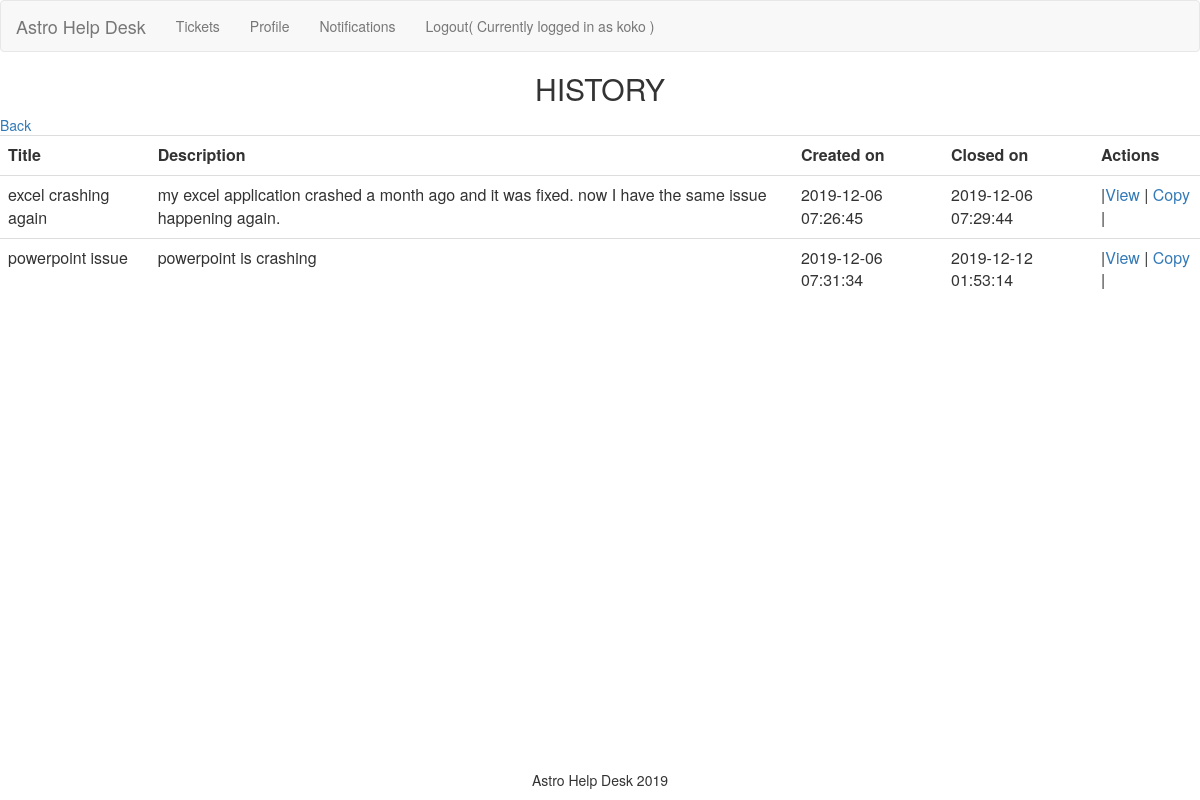
/Ticket/previousTickets (signed in), run on the app's committed database.
### tables this page shows
CREATE TABLE `ticket` (
  `ticket_id` int(11) NOT NULL,
  `title` varchar(50) NOT NULL,
  `description` varchar(500) NOT NULL,
  `created_by` int(11) NOT NULL,
  `created_on` datetime NOT NULL,
  `ticket_status` varchar(50) NOT NULL,
  `urgency` varchar(50) DEFAULT NULL,
  `priority` varchar(50) DEFAULT NULL,
  `closed_on` datetime DEFAULT NULL,
  `assigned_to` int(11) DEFAULT NULL
);

### app/controllers/TicketController.php (called while the page is built, shortened)
<?php
class TicketController extends Controller{
	public function previousTickets(){
		$ticket = $this->model('Ticket');
		$tickets = $ticket->getPreviousUserTickets($_SESSION['user_id']);
	   $this->view('Ticket/history', $tickets);
	}
}
?>

### app/core/App.php (called while the page is built, shortened)
<?php
class App
{
	protected $method = 'login';
	public function __construct(){
		$url = $this->parseURL();
		unset($url[0]);
		$this->controller = new $this->controller();
		if(isset($url[1])){
			if(method_exists($this->controller, $url[1])){
				$this->method = $url[1];
			}
			unset($url[1]);
		}
		$this->params = $url ? array_values($url) : [];
		call_user_func_array([$this->controller, $this->method], $this->params);
	}
	public function parseUrl(){
		if(isset($_GET['url'])){
			return explode('/', filter_var(rtrim($_GET['url'], '/'), FILTER_SANITIZE_URL));
		}
	}
}
?>

### index.php (called while the page is built, shortened)
<?php
$app = new App();
?>

### app/models/ticket.php (called while the page is built, shortened)
<?php
class Ticket extends Model{
    public function getPreviousUserTickets($user_id){
        $stmt = self::$_connection->prepare("SELECT * FROM Ticket JOIN User ON Ticket.created_by = User.user_id WHERE created_by = :user_id AND ticket_status = 'closed'");
        $stmt->execute(['user_id'=>$user_id]);
        $stmt->setFetchMode(PDO::FETCH_CLASS, 'Ticket');
        return $stmt->fetchAll();
    }
}
?>

### app/core/Model.php (called while the page is built, shortened)
<?php
class Model{
	public function __construct()
    {
        $server = 'localhost';
        $DBName = 'help_desk';
        $user = 'root';
        $pass = '';
    }
}
?>

### app/views/Ticket/history.php (the view, shortened to what this page needs)
<html>
<head>
	<link rel="stylesheet" type="text/css" href="/css/bootstrap.css" />
</head>
<body>
	<h2 align="center">HISTORY</h2>
<a href="/Ticket/index" class="button">Back</a><br>
<table  class="table .table-striped">
	<tr>
		<th>Title</th>
		<th>Description</th>
		<th>Created on</th>
		<th>Closed on</th>
		<th>Actions</th>
	</tr>
<?php
foreach($model as $ticket){
	echo "
			<tr>
				<td>$ticket->title</td>
				<td>$ticket->description</td>
				<td>$ticket->created_on</td>
				<td>$ticket->closed_on</td>
				<td>
				  |<a href='/Ticket_Detail/index/$ticket->ticket_id'>View</a> |
				   ";
				    if($_SESSION['user_type'] == 'end user' && $_SESSION['user_id'] == $ticket->created_by){
				    	echo "<a href='/Ticket/copy/$ticket->ticket_id'>Copy</a> |";
				    }
}
?>
</table>
</body>
</html>

### data on the page
ticket: title "excel crashing again", description "my excel application crashed a month ago and it was fixed. now I have the same issue happening again.", created_on "2019-12-06 07:26:45", closed_on "2019-12-06 07:29:44"
ticket: title "powerpoint issue", description "powerpoint is crashing", created_on "2019-12-06 07:31:34", closed_on "2019-12-12 01:53:14"

### other printed values
$_SESSION[username] "koko"
